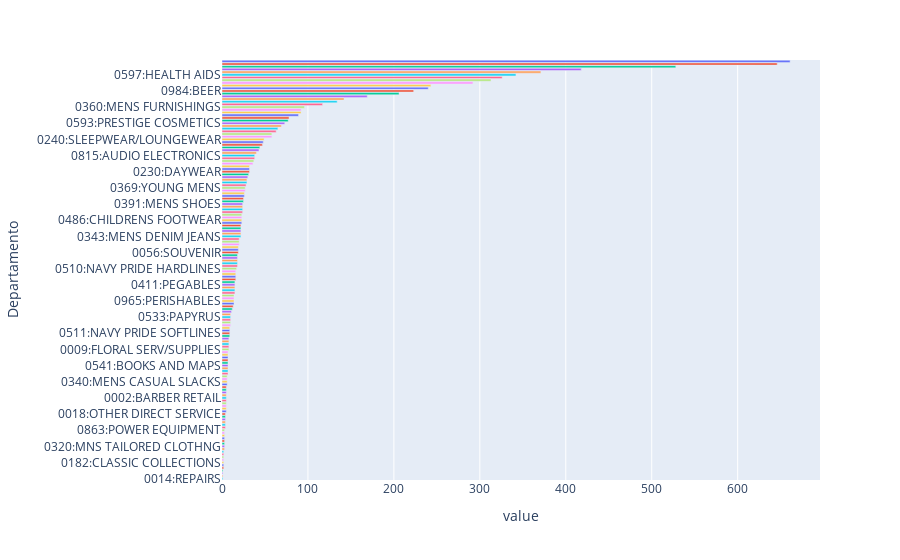

Notebook code cell kept with this figure:
### Code cell
# Quais departamentos tem o maior volume de transações e maior quantidade de unidades vendidas?
# Parte 1: Volume de Transações

# Soma de Unidades vendidas das Transações onde cada departamento aparece
soma_quantidades_por_departamento = df_transacoes.groupby('Departamento')['Qtde_Vendida'].sum().sort_values(ascending=False)

# Plot
fig_volume_vendidas = px.bar(soma_quantidades_por_departamento, color=soma_quantidades_por_departamento.index, orientation='h')
fig_volume_vendidas.update_layout(showlegend=False)
fig_volume_vendidas.show()
